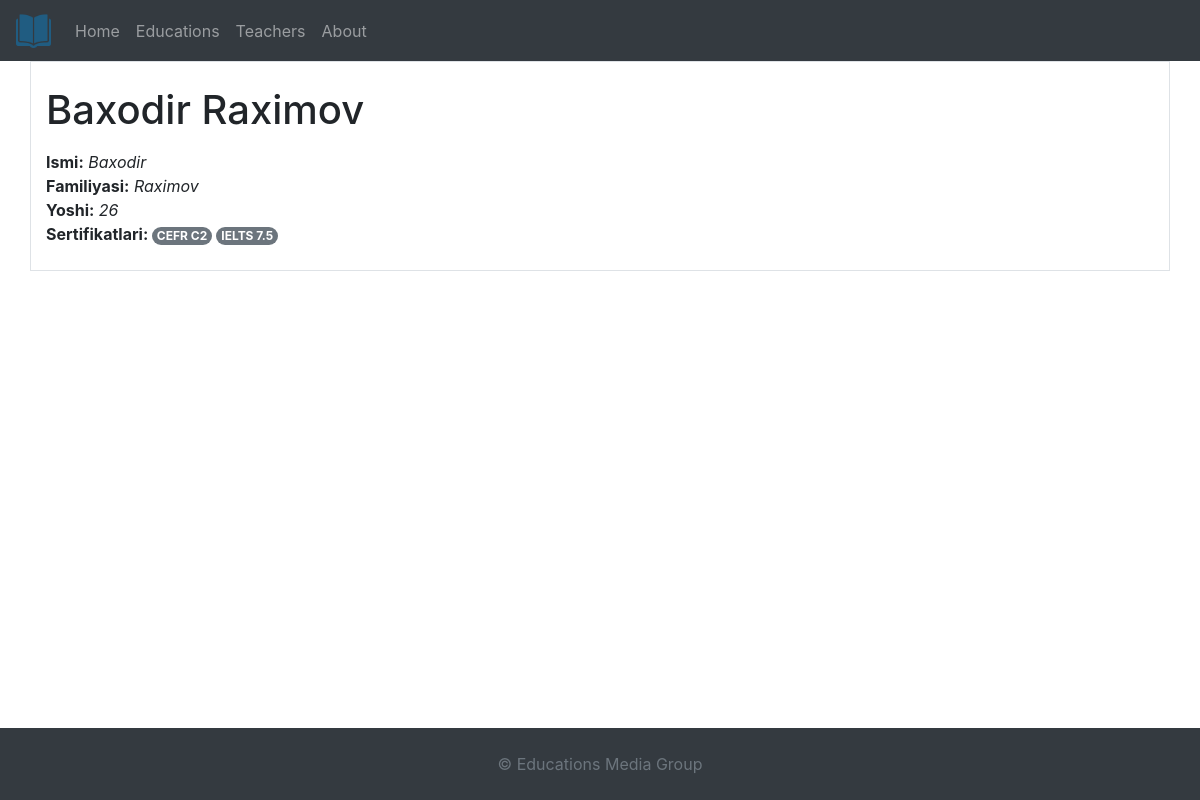
The page /teachers/5 on the database its author committed.
### educations/models.py (models this page shows, shortened)
class Teacher(models.Model):
    MALE = 'male'
    FEMALE = 'female'
    GENDERS = (
        (MALE, "Male"),
        (FEMALE, "Female")
    )
    first_name = models.CharField(max_length=64)
    last_name = models.CharField(max_length=64)
    gender = models.CharField(max_length=16, choices=GENDERS)
    date_of_birth = models.DateField(null=True, blank=True)
    certificates = models.ManyToManyField(Certificate, blank=True)
    @property
    def full_name(self):
        return self.first_name + ' ' + self.last_name
    @property
    def age(self):
        today = date.today()
        return today.year - self.date_of_birth.year - \
               ((today.month, today.day) < (self.date_of_birth.month, self.date_of_birth.day))

class Certificate(models.Model):
    name = models.ForeignKey(CertificateName, on_delete=models.CASCADE)
    score = models.DecimalField(decimal_places=1, null=True, blank=True, max_digits=5)
    level = models.CharField(max_length=16, null=True, blank=True)
    degree = models.IntegerField(null=True, blank=True)

class CertificateName(models.Model):
    SCORE = 'score'
    LEVEL = 'level'
    DEGREE = 'degree'
    FIELDS = (
        (SCORE, 'Score'),
        (LEVEL, 'Level'),
        (DEGREE, 'Degree')
    )
    title = models.CharField(max_length=128)
    field_name = models.CharField(max_length=32, choices=FIELDS)
    def __str__(self):
        return self.title

### educations/views.py (the view)
# urls.py: path('teachers/<int:pk>', TeacherView.as_view(), name="teacher"),
class TeacherView(DetailView):
    model = Teacher
    template_name = "teacher.html"
    def get_queryset(self):
        return Teacher.objects.all()

### educations/templates/teacher.html (shortened to what this page needs)
{% extends 'blocks/base.html' %}
{% load static %}
{% block content %}
    <div class="container border">
        <dev class="col">
            <div class="row">
                <main class="post blog-post">
                    <div class="container">
                        <div class="post-single">
                            <div class="post-details">
                                <div class="post-header  bg-purple">
                                    <h1 class="pb-2">{{ teacher.full_name }}</h1>
                                </div>
                                <div class="post-body">
                                    <strong>Ismi:</strong><em> {{ teacher.first_name }}</em><br>
                                    <strong>Familiyasi:</strong><em> {{ teacher.last_name }}</em><br>
                                    <Strong>Yoshi:</Strong><em> {{ teacher.age }} </em>
                                    <br>
                                    <Strong>Sertifikatlari: </Strong>
                                    {% for certificate in teacher.certificates.all %}
                                        <span class="badge rounded-pill bg-secondary text-white">{{ sertificate.name }}
                                            {% if certificate.score %}
                                                {{ certificate.name }} {{ certificate.score }}
                                            {% elif certificate.level %}
                                                {{ certificate.name }} {{ certificate.level }}
                                            {% elif certificate.degree %}
                                                {{ certificate.name }} {{ certificate.degree }}
                                            {% endif %}</span>
                                    {% empty %}
                                        <span class="badge rounded-pill bg-secondary text-white"> Sertifikatlari mavjud emas!</span>
                                    {% endfor %}
                                </div>
                            </div>
                        </div>
                    </div>
                </main>
            </div>
        </dev>
    </div>
{% endblock %}

### rows shown on the page
Teacher: full_name "Baxodir Raximov", first_name "Baxodir", last_name "Raximov", age "26"
Certificate: name "CEFR", level "C2"
Certificate: name "IELTS", score "7.5"
